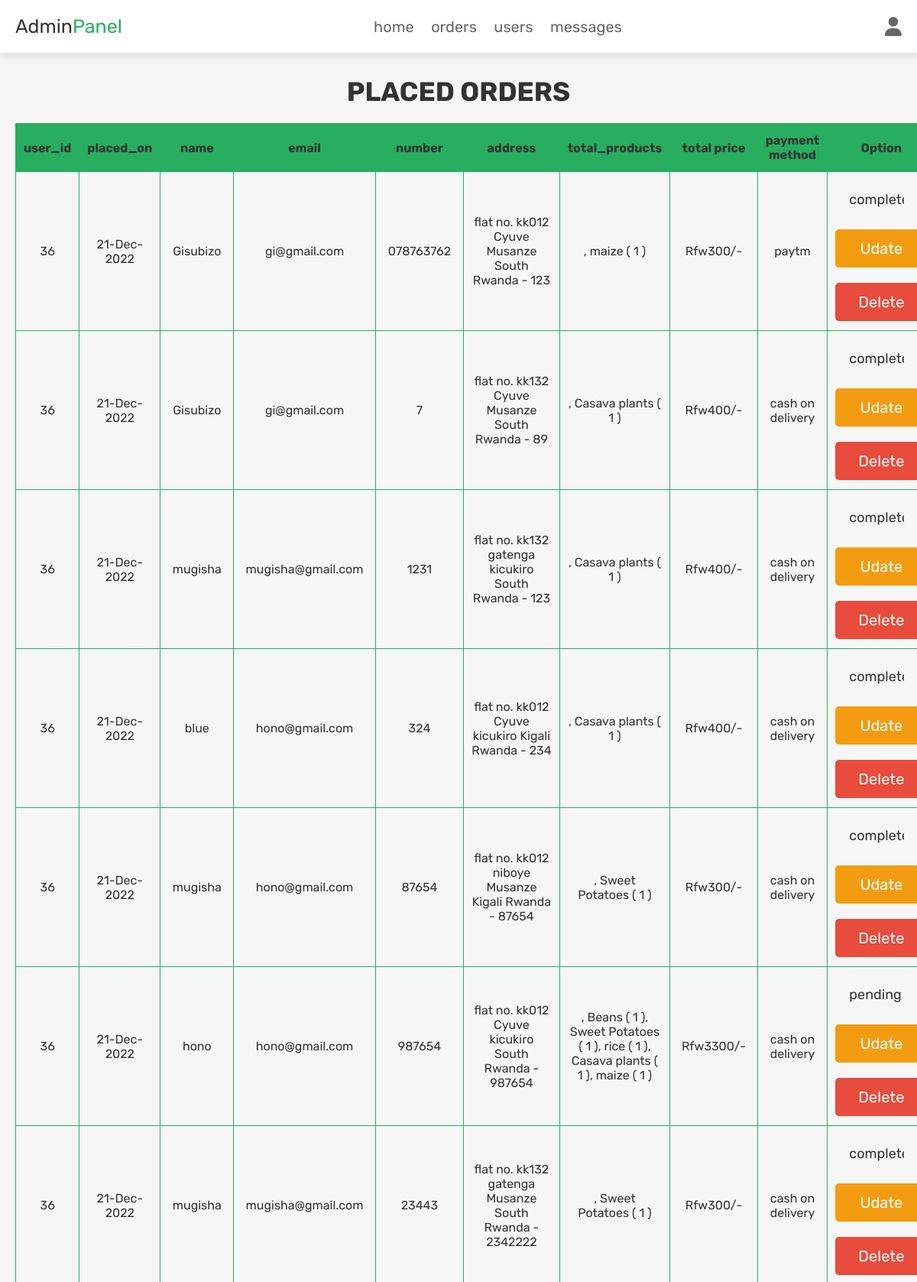
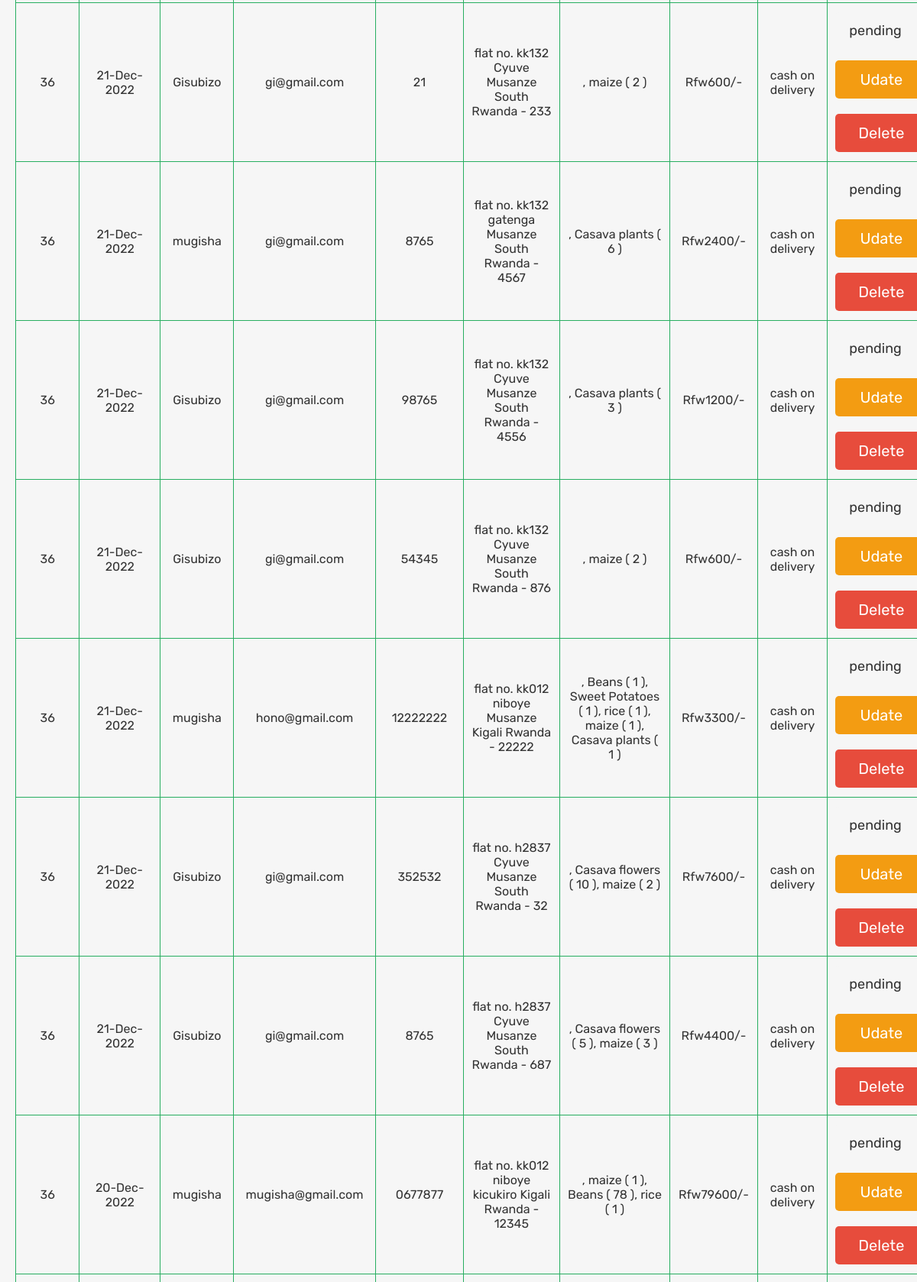
/admin_orders.php (signed in, upper part), run on the app's committed database (2 pictures, top to bottom).
### tables this page shows
CREATE TABLE `orders` (
  `id` int(100) NOT NULL,
  `user_id` int(100) NOT NULL,
  `name` varchar(100) NOT NULL,
  `number` varchar(12) NOT NULL,
  `email` varchar(100) NOT NULL,
  `method` varchar(50) NOT NULL,
  `address` varchar(500) NOT NULL,
  `total_products` varchar(1000) NOT NULL,
  `total_price` int(100) NOT NULL,
  `placed_on` varchar(50) NOT NULL,
  `payment_status` varchar(20) NOT NULL DEFAULT 'pending'
);

### admin_orders.php (the view, shortened to what this page needs)
<?php
@include 'config.php';
?>
<!DOCTYPE html>
<html lang="en">
<head>
   <link rel="stylesheet" href="https://cdnjs.cloudflare.com/ajax/libs/font-awesome/6.1.1/css/all.min.css">
   <link rel="stylesheet" href="css/admin_style.css">
</head>
<body>
<?php include 'admin_header.php'; ?>
<section class="placed-orders">
   <h1 class="title">placed orders</h1>
   <table class="table">
     <thead>
     	<tr>
     	 <th>user_id</th>
     	 <th>placed_on</th>
     	 <th>name</th>
     	 <th>email</th>
     	 <th>number</th>
     	 <th>address</th>
     	 <th>total_products</th>
     	 <th>total price</th>
     	 <th>payment method</th>
     	 <th>Option</th>
     	</tr>
     </thead>
      <?php
         $select_orders = $conn->prepare("SELECT * FROM `orders` ORDER BY `placed_on` DESC");
         $select_orders->execute();
         if($select_orders->rowCount() > 0){
            while($fetch_orders = $select_orders->fetch(PDO::FETCH_ASSOC)){
      ?>
      <tbody>
     	  <tr>
     	  	  <td data-label="user id"><span><?= $fetch_orders['user_id']; ?></span> </td>
     	  	  <td data-label="placed on"><span><?= $fetch_orders['placed_on']; ?></span></td>
     	  	  <td data-label="name"><span><?= $fetch_orders['name']; ?></span></td>
     	  	  <td data-label="email"><span><?= $fetch_orders['email']; ?></span></td>
     	  	  <td data-label="number"><span><?= $fetch_orders['number']; ?></span></td>
     	  	  <td data-label="address"><span><?= $fetch_orders['address']; ?></span></td>
     	  	  <td data-label="total products"><span><?= $fetch_orders['total_products']; ?></span></td>
     	  	  <td data-label="total price"><span>Rfw<?= $fetch_orders['total_price']; ?>/-</span></td>
     	  	  <td data-label="payment method"><span><?= $fetch_orders['method']; ?></span></td>
     	  	  <td data-label="Option" class="box">
               <form action="" method="POST">
            <select name="update_payment" class="drop-down">
               <option value="" selected disabled><?= $fetch_orders['payment_status']; ?></option>
            </select>
            <div class="flex-btn">
               <input type="submit" name="update_order" class="option-btn" value="udate">
               <a href="admin_orders.php?delete=<?= $fetch_orders['id']; ?>" class="delete-btn" onclick="return confirm('delete this order?');">delete</a>
            </div>
         </form>
           </td>
     	  </tr>
     </tbody>
      <?php
         }
      }else{
         echo '<p class="empty">no orders placed yet!</p>';
      }
      ?>
   </table>
</section>
</body>
</html>

### css/admin_style.css (style rules this page uses)
.placed-orders .box .drop-down { width: 100%; padding:1.2rem 1.4rem; font-size: 1.8rem; border:var(--border); border-radius: .5rem; background-color: var(--light-bg); margin-bottom: .5rem; }

### css/components.css (style rules this page uses)
:root { --green:#27ae60; --orange:#f39c12; --red:#e74c3c; --black:#333; --light-color:#666; --white:#fff; --light-bg:#f6f6f6; --box-shadow:0 .5rem 1rem rgba(0,0,0,.1); }
* { font-family: 'Rubik', sans-serif; margin:0; padding:0; box-sizing: border-box; outline: none; border:none; text-decoration: none; color:var(--black); }
body { background-color: var(--light-bg); }
html { font-size: 62.5%; overflow-x: hidden; scroll-behavior: smooth; scroll-padding-top: 6.5rem; }
section { padding:3rem 2rem; max-width: 1200px; margin:0 auto; }
.btn, .delete-btn, .option-btn { display: block; width: 100%; margin-top: 1rem; border-radius: .5rem; color:var(--white); font-size: 2rem; padding:1.3rem 3rem; text-transform: capitalize; cursor: pointer; text-align: center; }
.delete-btn { background-color: var(--red); }
.option-btn { background-color: var(--orange); }
.flex-btn { display: flex; flex-wrap: wrap; gap:1rem; }
.flex-btn > * { flex:1; }
.title { text-align: center; margin-bottom: 2rem; text-transform: uppercase; color:var(--black); font-size: 3.5rem; }
.table { width: 100%; border-collapse: collapse; }
.table td,.table th { padding:12px 10px; border:1px solid var(--green); text-align: center; font-size:16px; }
.table th { background-color: var(--green); color:var(--black); }

### data on the page
orders: user "36", placed_on "21-Dec-2022", name "Gisubizo", email "gi@gmail.com", number "078763762", address "flat no. kk012 Cyuve Musanze South Rwanda - 123", total_products ", maize ( 1 )", total_price "300", method "paytm", update_payment "completed"
orders: user "36", placed_on "21-Dec-2022", name "Gisubizo", email "gi@gmail.com", number "7", address "flat no. kk132 Cyuve Musanze South Rwanda - 89", total_products ", Casava plants ( 1 )", total_price "400", method "cash on delivery", update_payment "completed"
orders: user "36", placed_on "21-Dec-2022", name "mugisha", email "mugisha@gmail.com", number "1231", address "flat no. kk132 gatenga kicukiro South Rwanda - 123", total_products ", Casava plants ( 1 )", total_price "400", method "cash on delivery", update_payment "completed"
orders: user "36", placed_on "21-Dec-2022", name "blue", email "hono@gmail.com", number "324", address "flat no. kk012 Cyuve kicukiro Kigali Rwanda - 234", total_products ", Casava plants ( 1 )", total_price "400", method "cash on delivery", update_payment "completed"
orders: user "36", placed_on "21-Dec-2022", name "mugisha", email "hono@gmail.com", number "87654", address "flat no. kk012 niboye Musanze Kigali Rwanda - 87654", total_products ", Sweet Potatoes ( 1 )", total_price "300", method "cash on delivery", update_payment "completed"
orders: user "36", placed_on "21-Dec-2022", name "hono", email "hono@gmail.com", number "987654", address "flat no. kk012 Cyuve kicukiro South Rwanda - 987654", total_products ", Beans ( 1 ), Sweet Potatoes ( 1 ), rice ( 1 ), Casava plants ( 1 ), maize ( 1 )", total_price "3300", method "cash on delivery", update_payment "pending"
orders: user "36", placed_on "21-Dec-2022", name "mugisha", email "mugisha@gmail.com", number "23443", address "flat no. kk132 gatenga Musanze South Rwanda - 2342222", total_products ", Sweet Potatoes ( 1 )", total_price "300", method "cash on delivery", update_payment "completed"
orders: user "36", placed_on "21-Dec-2022", name "Gisubizo", email "gi@gmail.com", number "21", address "flat no. kk132 Cyuve Musanze South Rwanda - 233", total_products ", maize ( 2 )", total_price "600", method "cash on delivery", update_payment "pending"
orders: user "36", placed_on "21-Dec-2022", name "mugisha", email "gi@gmail.com", number "8765", address "flat no. kk132 gatenga Musanze South Rwanda - 4567", total_products ", Casava plants ( 6 )", total_price "2400", method "cash on delivery", update_payment "pending"
orders: user "36", placed_on "21-Dec-2022", name "Gisubizo", email "gi@gmail.com", number "98765", address "flat no. kk132 Cyuve Musanze South Rwanda - 4556", total_products ", Casava plants ( 3 )", total_price "1200", method "cash on delivery", update_payment "pending"
orders: user "36", placed_on "21-Dec-2022", name "Gisubizo", email "gi@gmail.com", number "54345", address "flat no. kk132 Cyuve Musanze South Rwanda - 876", total_products ", maize ( 2 )", total_price "600", method "cash on delivery", update_payment "pending"
orders: user "36", placed_on "21-Dec-2022", name "mugisha", email "hono@gmail.com", number "12222222", address "flat no. kk012 niboye Musanze Kigali Rwanda - 22222", total_products ", Beans ( 1 ), Sweet Potatoes ( 1 ), rice ( 1 ), maize ( 1 ), Casava plants ( 1 )", total_price "3300", method "cash on delivery", update_payment "pending"
orders: user "36", placed_on "21-Dec-2022", name "Gisubizo", email "gi@gmail.com", number "352532", address "flat no. h2837 Cyuve Musanze South Rwanda - 32", total_products ", Casava flowers ( 10 ), maize ( 2 )", total_price "7600", method "cash on delivery", update_payment "pending"
orders: user "36", placed_on "21-Dec-2022", name "Gisubizo", email "gi@gmail.com", number "8765", address "flat no. h2837 Cyuve Musanze South Rwanda - 687", total_products ", Casava flowers ( 5 ), maize ( 3 )", total_price "4400", method "cash on delivery", update_payment "pending"
orders: user "36", placed_on "20-Dec-2022", name "mugisha", email "mugisha@gmail.com", number "0677877", address "flat no. kk012 niboye kicukiro Kigali Rwanda - 12345", total_products ", maize ( 1 ), Beans ( 78 ), rice ( 1 )", total_price "79600", method "cash on delivery", update_payment "pending"
